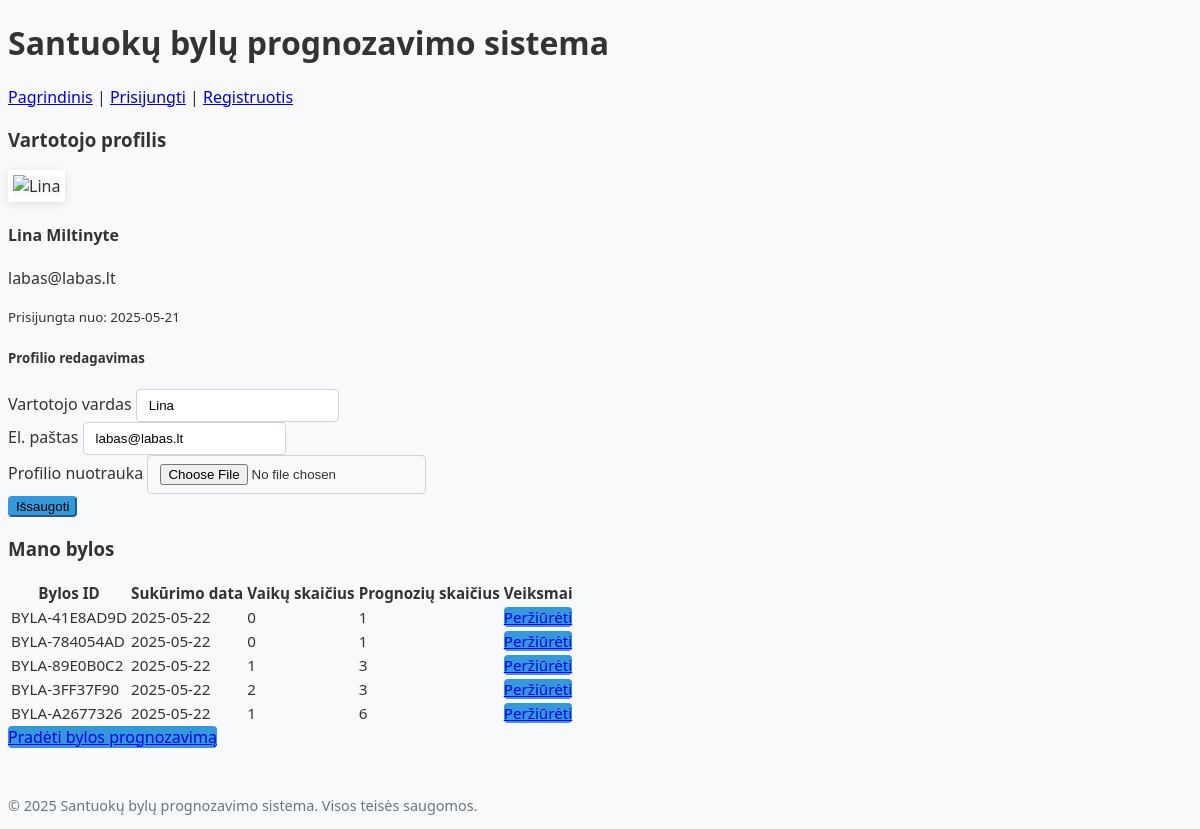
The app's page /profilis (signed in), older data.
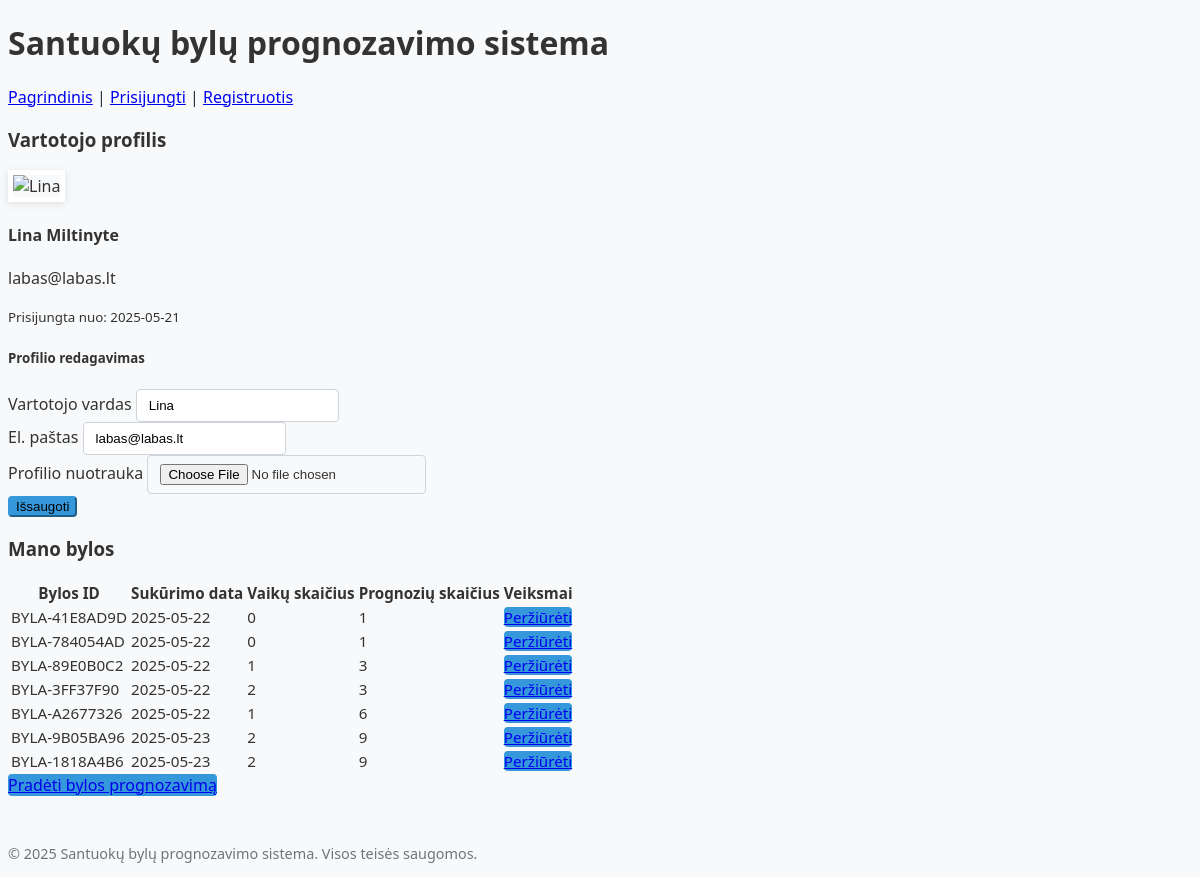
The same page, newer data.
### web/db_modelis.py (models this page shows, shortened)
class User(db.Model, UserMixin):
    __tablename__ = 'vartotojai'
    id = db.Column(db.Integer, primary_key=True)
    vardas = db.Column(db.String(100), nullable=False)
    pavarde = db.Column(db.String(100), nullable=False)
    el_pastas = db.Column(db.String(120), unique=True, nullable=False)
    slaptazodis_hash = db.Column(db.String(200), nullable=False)
    roles = db.Column(db.String(30), default='vartotojas')  # administratorius, vartotojas
    sukurimo_data = db.Column(db.DateTime, default=datetime.utcnow)
    paskutinis_prisijungimas = db.Column(db.DateTime)
    bylos = db.relationship('Byla', backref='vartotojas', lazy=True)

class Byla(db.Model):
    __tablename__ = 'bylos'
    id = db.Column(db.Integer, primary_key=True)
    byla_id = db.Column(db.String(50), unique=True, nullable=False, default=lambda: f"BYLA-{uuid.uuid4().hex[:8].upper()}")
    santuokos_trukme = db.Column(db.Integer)
    amzius_vyras = db.Column(db.Integer)
    amzius_moteris = db.Column(db.Integer)
    negyvena_kartu_menesiai = db.Column(db.Integer)
    pajamos_vyras = db.Column(db.Float)
    pajamos_moteris = db.Column(db.Float)
    vaiku_skaicius = db.Column(db.Integer)
    nutraukimo_budas = db.Column(db.String(100))
    bendro_turto_verte = db.Column(db.Float)
    asmeninio_turto_verte_vyras = db.Column(db.Float)
    asmeninio_turto_verte_moteris = db.Column(db.Float)
    padalijimas_proc_vyras = db.Column(db.Float)
    padalijimas_proc_moteris = db.Column(db.Float)
    turto_vyras_eur = db.Column(db.Float)
    turto_moteris_eur = db.Column(db.Float)
    turto_vyras_po_asmeniniu_lesu = db.Column(db.Float)
    turto_moteris_po_asmeniniu_lesu = db.Column(db.Float)
    bendros_prievoles = db.Column(db.Float)
    asmenines_prievoles_vyras = db.Column(db.Float)
    asmenines_prievoles_moteris = db.Column(db.Float)
    prievoles_vyras = db.Column(db.Float)
    prievoles_moteris = db.Column(db.Float)
    soc_problemos = db.Column(db.String(100))
    bylinejimosi_islaidos = db.Column(db.Float)
    vartotojo_id = db.Column(db.Integer, db.ForeignKey('vartotojai.id'), nullable=False)
    sukurimo_data = db.Column(db.DateTime, default=datetime.utcnow)
    atnaujinimo_data = db.Column(db.DateTime, default=datetime.utcnow, onupdate=datetime.utcnow)
    vaikai = db.relationship('Vaikas', backref='byla', lazy=True)
    prognozes = db.relationship('Prognoze', backref='byla', lazy=True)

### web/routes.py (the view)
@main_bp.route('/profilis', methods=['GET', 'POST'])
@login_required
def profilis():
    from web.forms import ProfilioForma  # jei forma yra ten
    form = ProfilioForma()
    if form.validate_on_submit():
        flash("Pakeitimai išsaugoti", "success")
        return redirect(url_for('main.profilis'))
    form.username.data = current_user.vardas  # arba current_user.username, jei toks atributas egzistuoja
    form.email.data = current_user.el_pastas
    bylos = current_user.bylos if hasattr(current_user, 'bylos') else []
    return render_template(
        "profilis.html",
        form=form,
        bylos=bylos,
        profile_image=url_for('static', filename='img/default.png')  # arba custom
    )

### web/forms.py
class ProfilioForma(FlaskForm):
    username = StringField("Vartotojo vardas", validators=[DataRequired()])
    email = StringField("El. paštas", validators=[DataRequired(), Email()])
    picture = FileField("Profilio nuotrauka")
    submit = SubmitField("Išsaugoti")

### templates/profilis.html (shortened to what this page needs)
{% extends "base.html" %}
{% block content %}
<div class="row">
    <div class="col-md-8 mx-auto">
        <div class="card shadow">
            <div class="card-header bg-primary text-white">
                <h3 class="card-title mb-0">Vartotojo profilis</h3>
            </div>
            <div class="card-body">
                <div class="row">
                    <div class="col-md-4 text-center">
                        <img src="{{ profile_image }}" alt="{{ current_user.vardas }}" class="img-fluid rounded-circle mb-3 profile-image">
                        <h4>{{ current_user.vardas }} {{ current_user.pavarde }}</h4>
                        <p class="text-muted">{{ current_user.el_pastas }}</p>
                        <p><small>Prisijungta nuo: {{ current_user.sukurimo_data.strftime('%Y-%m-%d') }}</small></p>
                    </div>
                    <div class="col-md-8">
                        <h5 class="border-bottom pb-2 mb-3">Profilio redagavimas</h5>
                        {% if form %}
                        <form method="POST" action="" enctype="multipart/form-data">
                            <div class="mb-3">
                                <label for="username" class="form-label">Vartotojo vardas</label>
                                {{ form.username(class="form-control", id="username") }}
                            </div>
                            <div class="mb-3">
                                <label for="email" class="form-label">El. paštas</label>
                                {{ form.email(class="form-control", id="email") }}
                            </div>
                            <div class="mb-3">
                                <label for="picture" class="form-label">Profilio nuotrauka</label>
                                {{ form.picture(class="form-control", id="picture") }}
                            </div>
                            <div class="d-grid gap-2">
                                {{ form.submit(class="btn btn-primary") }}
                            </div>
                        </form>
                        {% else %}
                        <p class="text-muted">Profilio redagavimas šiuo metu nepasiekiamas.</p>
                        {% endif %}
                    </div>
                </div>
            </div>
        </div>
    </div>
</div>
<div class="row mt-4">
    <div class="col-md-8 mx-auto">
        <div class="card shadow">
            <div class="card-header bg-primary text-white">
                <h3 class="card-title mb-0">Mano bylos</h3>
            </div>
            <div class="card-body">
                {% if bylos %}
                <div class="table-responsive">
                    <table class="table table-hover">
                        <thead>
                            <tr>
                                <th>Bylos ID</th>
                                <th>Sukūrimo data</th>
                                <th>Vaikų skaičius</th>
                                <th>Prognozių skaičius</th>
                                <th>Veiksmai</th>
                            </tr>
                        </thead>
                        <tbody>
                            {% for byla in bylos %}
                            <tr>
                                <td>{{ byla.byla_id or '–' }}</td>
                                <td>{{ byla.sukurimo_data.strftime('%Y-%m-%d') }}</td>
                                <td>{{ byla.vaikai|length }}</td>
                                <td>{{ byla.prognozes|length }}</td>
                                <td>
                                    <a href="{{ url_for('main.perziureti_byla', bylos_id=byla.id) }}" class="btn btn-sm btn-primary">Peržiūrėti</a>
                                </td>
                            </tr>
                            {% endfor %}
                        </tbody>
                    </table>
                </div>
                {% else %}
                <div class="alert alert-info">
                    Dar neturite bylų. <a href="{{ url_for('main.sukurti_byla') }}" class="alert-link">Pradėkite bylos prognozavimą</a>.
                </div>
                {% endif %}
            </div>
            <div class="card-footer text-center">
                <a href="{{ url_for('main.sukurti_byla') }}" class="btn btn-primary">Pradėti bylos prognozavimą</a>
            </div>
        </div>
    </div>
</div>
{% endblock %}

### templates/base.html (shortened to what this page needs)
<!doctype html>
<html lang="lt">
<head>
    <link rel="stylesheet" href="{{ url_for('static', filename='style.css') }}">
</head>
<body>
    <header>
        <h1>Santuokų bylų prognozavimo sistema</h1>
        <nav>
            <a href="{{ url_for('index') }}">Pagrindinis</a> |
            <a href="{{ url_for('vartotojai.prisijungimas') }}">Prisijungti</a> |
            <a href="{{ url_for('vartotojai.registracija') }}">Registruotis</a>
        </nav>
    </header>
    <main>
        {% block content %}{% endblock %}
    </main>
    <footer>
        <p class="mb-0">&copy; {{ now.year }} Santuokų bylų prognozavimo sistema. Visos teisės saugomos.</p>
    </footer>
</body>
</html>

### static/css/style.css (style rules this page uses)
body { font-family: 'Segoe UI', Tahoma, Geneva, Verdana, sans-serif; background-color: #f8f9fa; color: #333; }
.card { border: none; border-radius: 0.5rem; transition: transform 0.3s, box-shadow 0.3s; }
.card-header { border-top-left-radius: 0.5rem !important; border-top-right-radius: 0.5rem !important; }
.btn { border-radius: 0.25rem; font-weight: 500; transition: all 0.3s; }
.btn-primary { background-color: #3498db; border-color: #3498db; }
.profile-image { width: 150px; height: 150px; object-fit: cover; border: 5px solid white; box-shadow: 0 2px 10px rgba(0,0,0,0.1); }
.table { font-size: 0.95rem; }
.table thead th { background-color: #f8f9fa; font-weight: 600; }
.form-control, .form-select { border-radius: 0.25rem; border: 1px solid #ced4da; padding: 0.5rem 0.75rem; }
footer { margin-top: 3rem; font-size: 0.9rem; color: #6c757d; }

Row changes from the older to the newer data that the page shows:
added Byla: byla "BYLA-9B05BA96", sukurimo_data "2025-05-23", vaikai|length "2", prognozes|length "9"
added Byla: byla "BYLA-1818A4B6", sukurimo_data "2025-05-23", vaikai|length "2", prognozes|length "9"
